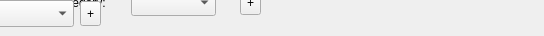
     <widget class="QWidget" name="page_2">
      <widget class="QToolButton" name="btnCreateSubcategory">
       <property name="geometry">
        <rect>
         <x>240</x>
         <y>-10</y>
         <width>21</width>
         <height>25</height>
        </rect>
       </property>
       <property name="toolTip">
        <string>Create new subcategory</string>
       </property>
       <property name="text">
        <string>+</string>
       </property>
      </widget>
      <widget class="QLineEdit" name="editAlphacode">
       <property name="geometry">
        <rect>
         <x>-101</x>
         <y>-184</y>
         <width>535</width>
         <height>27</height>
        </rect>
       </property>
       <property name="sizePolicy">
        <sizepolicy hsizetype="MinimumExpanding" vsizetype="Fixed">
         <horstretch>0</horstretch>
         <verstretch>0</verstretch>
        </sizepolicy>
       </property>
       <property name="minimumSize">
        <size>
         <width>260</width>
         <height>0</height>
        </size>
       </property>
      </widget>
      <widget class="QLabel" name="lblVendorCode">
       <property name="geometry">
        <rect>
         <x>-225</x>
         <y>-151</y>
         <width>112</width>
         <height>27</height>
        </rect>
       </property>
       <property name="text">
        <string>Vendor Code:</string>
       </property>
       <property name="alignment">
        <set>Qt::AlignRight|Qt::AlignTrailing|Qt::AlignVCenter</set>
       </property>
      </widget>
      <widget class="QComboBox" name="subcategoriesCombo">
       <property name="geometry">
        <rect>
         <x>131</x>
         <y>-11</y>
         <width>85</width>
         <height>27</height>
        </rect>
       </property>
      </widget>
      <widget class="QLabel" name="label_11">
       <property name="geometry">
        <rect>
         <x>-225</x>
         <y>-184</y>
         <width>112</width>
         <height>27</height>
        </rect>
       </property>
       <property name="text">
        <string>Alphacode:</string>
       </property>
       <property name="alignment">
        <set>Qt::AlignRight|Qt::AlignTrailing|Qt::AlignVCenter</set>
       </property>
      </widget>
      <widget class="QLabel" name="label_17">
       <property name="geometry">
        <rect>
         <x>35</x>
         <y>-11</y>
         <width>90</width>
         <height>27</height>
        </rect>
       </property>
       <property name="text">
        <string>Subcategory:</string>
       </property>
      </widget>
      <widget class="QLineEdit" name="editVendorcode">
       <property name="geometry">
        <rect>
         <x>-107</x>
         <y>-151</y>
         <width>535</width>
         <height>27</height>
        </rect>
       </property>
      </widget>
      <widget class="QLabel" name="label_18">
       <property name="geometry">
        <rect>
         <x>-150</x>
         <y>0</y>
         <width>112</width>
         <height>27</height>
        </rect>
       </property>
       <property name="text">
        <string>Department:</string>
       </property>
       <property name="alignment">
        <set>Qt::AlignRight|Qt::AlignTrailing|Qt::AlignVCenter</set>
       </property>
      </widget>
      <widget class="QComboBox" name="departmentsCombo">
       <property name="geometry">
        <rect>
         <x>-32</x>
         <y>0</y>
         <width>106</width>
         <height>27</height>
        </rect>
       </property>
      </widget>
      <widget class="QToolButton" name="btnCreateDepartment">
       <property name="geometry">
        <rect>
         <x>80</x>
         <y>1</y>
         <width>21</width>
         <height>25</height>
        </rect>
       </property>
       <property name="toolTip">
        <string>Add New Department</string>
       </property>
       <property name="statusTip">
        <string>Add New Department</string>
       </property>
       <property name="text">
        <string>+</string>
       </property>
      </widget>
     </widget>
